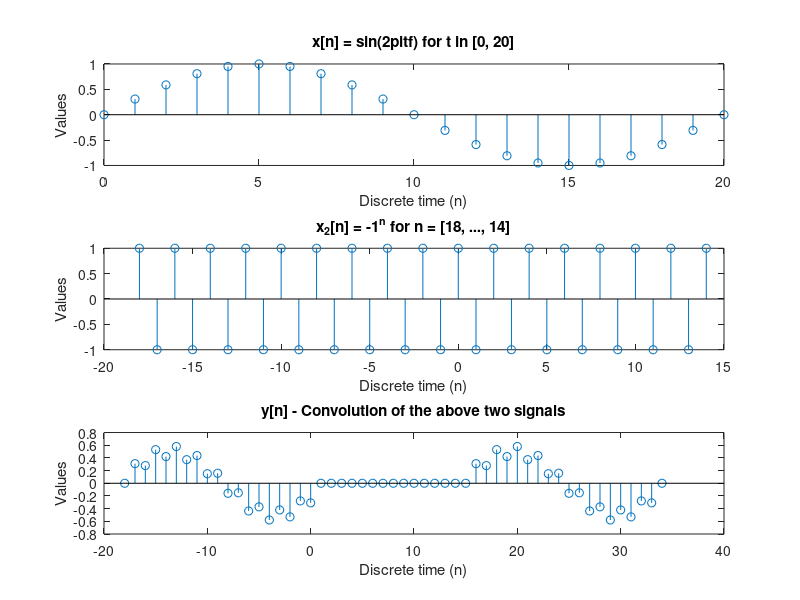

Reproduce this figure in MATLAB.
t = 0:1:20;
f = 0.05;
x1 = sin(2*pi*t*f);

x2 = ones(33, 1);
for k = 1:33
    if mod(k-1, 2) == 1
        x2(k) = -x2(k);
    end
end

y = conv(x1, x2);
figure;
subplot(3, 1, 1);
stem(0:1:20, x1);
title("x[n] = sin(2\pitf) for t \in [0, 20]");
xlabel("Discrete time (n)");
ylabel("Values");
subplot(3, 1, 2);
stem(-18:1:14, x2);
title("x_2[n] = -1^n for n = [18, ..., 14]");
xlabel("Discrete time (n)");
ylabel("Values");
subplot(3, 1, 3);
stem(-18:1:34, y);
title("y[n] - Convolution of the above two signals");
xlabel("Discrete time (n)");
ylabel("Values");
